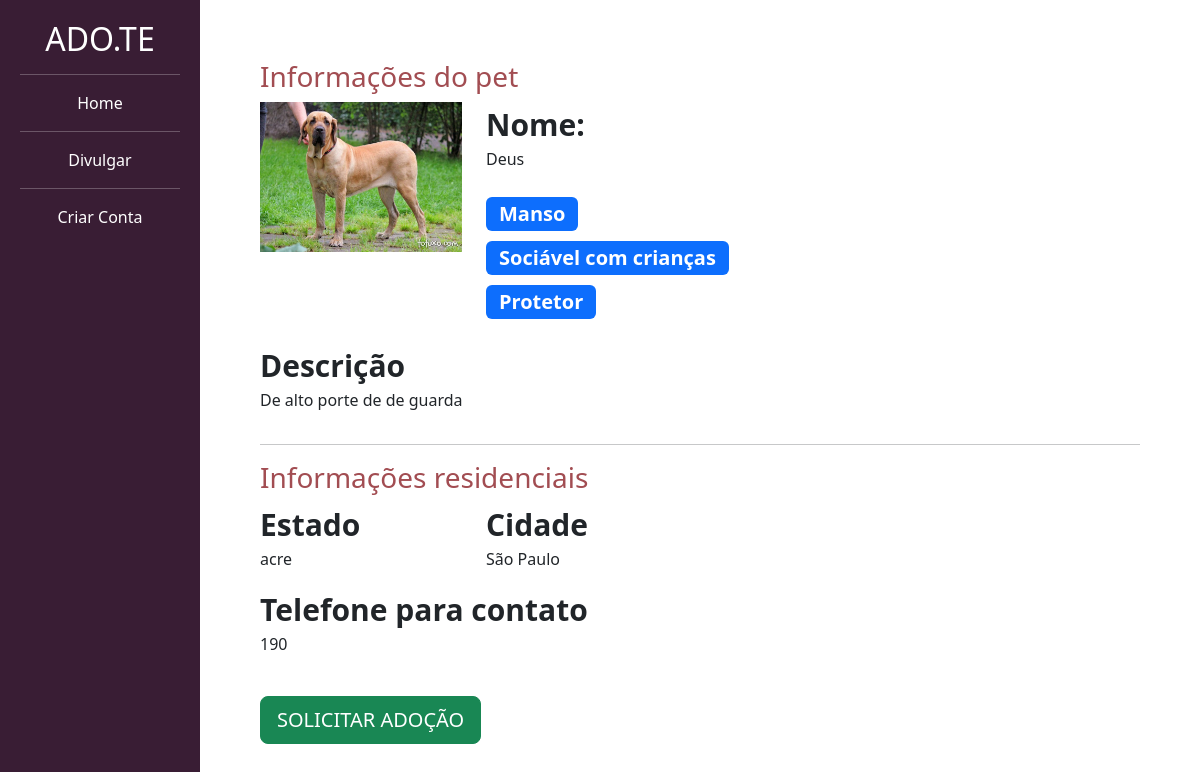
The page /divulgar/ver_pet/5 on the database its author committed.
### divulgar/models.py (models this page shows, shortened)
class Pet(models.Model):
    choices_status = (('P', 'Para adoção'),
                      ('A', 'Adotado'))
    usuario = models.ForeignKey(User, on_delete=models.DO_NOTHING)
    foto = models.ImageField(upload_to="fotos_pets")
    nome = models.CharField(max_length=100)
    descricao = models.TextField()
    estado = models.CharField(max_length=50)
    cidade = models.CharField(max_length=50)
    telefone = models.CharField(max_length=50)
    tags = models.ManyToManyField(Tag)
    raca = models.ForeignKey(Raca, on_delete=models.DO_NOTHING)
    status = models.CharField(max_length=1, choices=choices_status, default='P')

class Tag(models.Model):
    tag = models.CharField(max_length=100)
    def __str__(self):
        return self.tag

### divulgar/views.py (the view)
# urls.py: path('ver_pet/<int:id>', views.ver_pet, name="ver_pet"),
def ver_pet(request,id):
    if request.method == 'GET':
        pet = Pet.objects.get(id = id)
        return render(request, 'ver_pet.html', {'pet': pet})

### templates/ver_pet.html (shortened to what this page needs)
{% load static %}
<!doctype html>
<html lang="pt-BR">
    <head>
    <link href="https://cdn.jsdelivr.net/npm/bootstrap@5.3.0-alpha1/dist/css/bootstrap.min.css" rel="stylesheet">
    <link href="{% static 'css/cadastro.css' %}" rel="stylesheet">
    <link href="{% static 'divulgar/css/novo_pet.css' %}" rel="stylesheet">
    <link href="{% static 'divulgar/css/seus_pet.css' %}" rel="stylesheet">
    <link href="{% static 'adotar/css/listar_pet.css' %}" rel="stylesheet">
    </head>
    <body>
        <div class="container-fluid">
            <div class="row">
                <div class="col-md-2 bg-side-plataforma sidebar">
                    <h2>ADO.TE</h2>
                    <hr>
                    <a class="nav-link text-white" href ="{%url 'listar_pets'%}">Home</a>
                    <hr />
                    <a class="nav-link text-white" href ="{%url 'cadastroPet'%}">Divulgar</a>
                    <hr />
                   {%  if user.is_authenticated %}
                        <a class="nav-link text-white" href ="{%url 'seus_pets'%}">Seus Pets</b></a>
                        <hr />
                        <a class="nav-link text-white" href ="{%url 'ver_pedido_adocao'%}">Suas Adoções</a>
                        <hr />
                    {%else%}
                    <a class="nav-link text-white" href ="{%url 'cadastro'%}">Criar Conta</a>
                    {%endif%}
                </div>
                <div style="padding:60px" class="col-md">
                    <h3 class="font-vinho">Informações do pet</h3>
                    <div class="row">
                        <div class="col-md-3">
                            <img width="100%" src="{{pet.foto.url}}">
                        </div>
                        <div class="col-md-9">
                            <span class="span-bold">Nome:</span>
                            <p>{{pet.nome}}</p>
                            <div style="width:40%">
                                {%for tag in pet.tags.all%}
                                <span class="badge text-bg-primary badge-lg">{{tag}}</span>
                                {%endfor%}
                            </div>
                        </div>
                    </div>
                    <br>
                    <div class="row">
                        <div class="col-md-5">
                            <span class="span-bold">Descrição</span>
                            <p>{{pet.descricao}}</p>
                        </div>
                        <div class="col-md-7">
                        </div>
                    </div>
                    <hr>
                    <div class="row">
                        <h3 class="font-vinho">Informações residenciais</h3>
                        <div class="col-md">
                            <div class="row">
                                <div class="col-md">
                                    <span class="span-bold">Estado</span>
                                    <p>{{pet.estado}}</p>
                                </div>
                                <div class="col-md">
                                    <span class="span-bold">Cidade</span>
                                    <p>{{pet.cidade}}</p>
                                </div>
                            </div>
                            <span class="span-bold">Telefone para contato</span>
                            <p>{{pet.telefone}}</p>
                            <br>
                            <a href="{% url 'pedido_adocao' pet.id %}" class="btn btn-success btn-lg">SOLICITAR ADOÇÃO</a>
                        </div>
                        <div class="col-md">
                        </div>
                    </div>
                </div>
            </div>
        </div>
    </body>
</html>

### templates/static/divulgar/css/novo_pet.css (style rules this page uses)
.sidebar { text-align: center; padding: 20px; }
.font-vinho { color: #A24D52; }

### templates/static/adotar/css/listar_pet.css (style rules this page uses)
.span-bold { font-weight: bold; font-size: 30px; }
.badge-lg { font-size: 20px; margin-top: 10px; }
.bg-side-plataforma { background-color: #391D34; color: white; }

### rows shown on the page
Pet: foto (picture), nome "Deus", descricao "De alto porte de de guarda", estado "acre", cidade "São Paulo", telefone "190"
Tag: tag "Manso"
Tag: tag "Sociável com crianças"
Tag: tag "Protetor"
